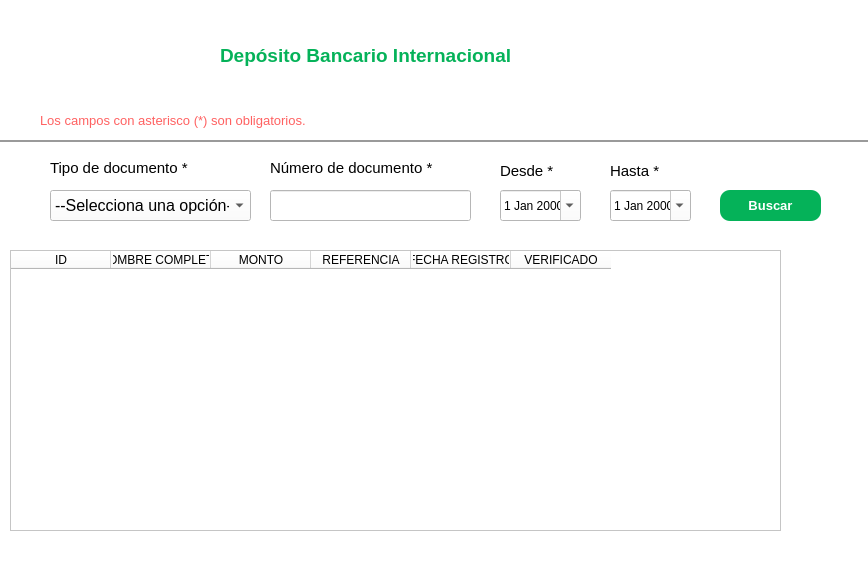
<?xml version="1.0" encoding="UTF-8"?>
<ui version="4.0">
 <class>registro</class>
 <widget class="QDialog" name="registro">
  <property name="windowModality">
   <enum>Qt::ApplicationModal</enum>
  </property>
  <property name="geometry">
   <rect>
    <x>0</x>
    <y>0</y>
    <width>868</width>
    <height>581</height>
   </rect>
  </property>
  <property name="windowTitle">
   <string>Dialog</string>
  </property>
  <property name="styleSheet">
   <string notr="true">background-color: rgb(255, 255, 255);</string>
  </property>
  <widget class="QLabel" name="label_5">
   <property name="geometry">
    <rect>
     <x>40</x>
     <y>10</y>
     <width>151</width>
     <height>91</height>
    </rect>
   </property>
   <property name="text">
    <string/>
   </property>
   <property name="pixmap">
    <pixmap>../../../../../Downloads/logo_banco.png</pixmap>
   </property>
   <property name="scaledContents">
    <bool>true</bool>
   </property>
  </widget>
  <widget class="QLabel" name="label_3">
   <property name="geometry">
    <rect>
     <x>220</x>
     <y>30</y>
     <width>381</width>
     <height>51</height>
    </rect>
   </property>
   <property name="font">
    <font>
     <pointsize>14</pointsize>
     <bold>true</bold>
    </font>
   </property>
   <property name="styleSheet">
    <string notr="true">color: #05B259;

</string>
   </property>
   <property name="text">
    <string>Depósito Bancario Internacional</string>
   </property>
  </widget>
  <widget class="QLabel" name="label">
   <property name="geometry">
    <rect>
     <x>50</x>
     <y>160</y>
     <width>161</width>
     <height>16</height>
    </rect>
   </property>
   <property name="font">
    <font>
     <pointsize>11</pointsize>
     <bold>false</bold>
    </font>
   </property>
   <property name="text">
    <string>Tipo de documento *</string>
   </property>
  </widget>
  <widget class="QComboBox" name="cbTipo">
   <property name="geometry">
    <rect>
     <x>50</x>
     <y>190</y>
     <width>201</width>
     <height>31</height>
    </rect>
   </property>
   <property name="font">
    <font>
     <pointsize>12</pointsize>
    </font>
   </property>
   <item>
    <property name="text">
     <string>--Selecciona una opción--</string>
    </property>
   </item>
   <item>
    <property name="text">
     <string>DNI - Documento Nacional de Identidad</string>
    </property>
   </item>
   <item>
    <property name="text">
     <string>PSS - Pasaporte</string>
    </property>
   </item>
   <item>
    <property name="text">
     <string>VISA</string>
    </property>
   </item>
  </widget>
  <widget class="QLabel" name="label_2">
   <property name="geometry">
    <rect>
     <x>270</x>
     <y>160</y>
     <width>191</width>
     <height>16</height>
    </rect>
   </property>
   <property name="font">
    <font>
     <pointsize>11</pointsize>
     <bold>false</bold>
    </font>
   </property>
   <property name="text">
    <string>Número de documento *</string>
   </property>
  </widget>
  <widget class="QLineEdit" name="txtDocumento">
   <property name="geometry">
    <rect>
     <x>270</x>
     <y>190</y>
     <width>201</width>
     <height>31</height>
    </rect>
   </property>
  </widget>
  <widget class="QPushButton" name="btnBuscar">
   <property name="geometry">
    <rect>
     <x>720</x>
     <y>190</y>
     <width>101</width>
     <height>31</height>
    </rect>
   </property>
   <property name="font">
    <font>
     <pointsize>10</pointsize>
     <bold>true</bold>
    </font>
   </property>
   <property name="cursor">
    <cursorShape>OpenHandCursor</cursorShape>
   </property>
   <property name="styleSheet">
    <string notr="true">background-color: rgb(5, 178, 89);
color: white;
border: none;
border-radius: 10px;</string>
   </property>
   <property name="text">
    <string>Buscar</string>
   </property>
  </widget>
  <widget class="QDateEdit" name="txtDesde">
   <property name="geometry">
    <rect>
     <x>500</x>
     <y>190</y>
     <width>81</width>
     <height>31</height>
    </rect>
   </property>
   <property name="calendarPopup">
    <bool>true</bool>
   </property>
  </widget>
  <widget class="QLabel" name="label_12">
   <property name="geometry">
    <rect>
     <x>500</x>
     <y>160</y>
     <width>81</width>
     <height>21</height>
    </rect>
   </property>
   <property name="font">
    <font>
     <pointsize>11</pointsize>
     <bold>false</bold>
    </font>
   </property>
   <property name="text">
    <string>Desde *</string>
   </property>
  </widget>
  <widget class="QFrame" name="frame">
   <property name="geometry">
    <rect>
     <x>-10</x>
     <y>140</y>
     <width>901</width>
     <height>2</height>
    </rect>
   </property>
   <property name="minimumSize">
    <size>
     <width>0</width>
     <height>2</height>
    </size>
   </property>
   <property name="maximumSize">
    <size>
     <width>16777215</width>
     <height>2</height>
    </size>
   </property>
   <property name="styleSheet">
    <string notr="true">background-color: rgb(200, 200, 200);</string>
   </property>
   <property name="frameShape">
    <enum>QFrame::StyledPanel</enum>
   </property>
   <property name="frameShadow">
    <enum>QFrame::Raised</enum>
   </property>
  </widget>
  <widget class="QLabel" name="label_14">
   <property name="geometry">
    <rect>
     <x>40</x>
     <y>110</y>
     <width>481</width>
     <height>20</height>
    </rect>
   </property>
   <property name="font">
    <font>
     <pointsize>10</pointsize>
     <bold>false</bold>
    </font>
   </property>
   <property name="styleSheet">
    <string notr="true">color: rgb(255, 97, 97);</string>
   </property>
   <property name="text">
    <string>Los campos con asterisco (*) son obligatorios.</string>
   </property>
  </widget>
  <widget class="QLabel" name="label_13">
   <property name="geometry">
    <rect>
     <x>610</x>
     <y>160</y>
     <width>81</width>
     <height>21</height>
    </rect>
   </property>
   <property name="font">
    <font>
     <pointsize>11</pointsize>
     <bold>false</bold>
    </font>
   </property>
   <property name="text">
    <string>Hasta *</string>
   </property>
  </widget>
  <widget class="QDateEdit" name="txtHasta">
   <property name="geometry">
    <rect>
     <x>610</x>
     <y>190</y>
     <width>81</width>
     <height>31</height>
    </rect>
   </property>
   <property name="calendarPopup">
    <bool>true</bool>
   </property>
  </widget>
  <widget class="QTableWidget" name="tableWidget">
   <property name="geometry">
    <rect>
     <x>10</x>
     <y>250</y>
     <width>771</width>
     <height>281</height>
    </rect>
   </property>
   <column>
    <property name="text">
     <string>ID</string>
    </property>
   </column>
   <column>
    <property name="text">
     <string>NOMBRE COMPLETO</string>
    </property>
   </column>
   <column>
    <property name="text">
     <string>MONTO</string>
    </property>
   </column>
   <column>
    <property name="text">
     <string>REFERENCIA</string>
    </property>
   </column>
   <column>
    <property name="text">
     <string>FECHA REGISTRO</string>
    </property>
   </column>
   <column>
    <property name="text">
     <string>VERIFICADO</string>
    </property>
   </column>
  </widget>
 </widget>
 <resources/>
 <connections/>
</ui>
